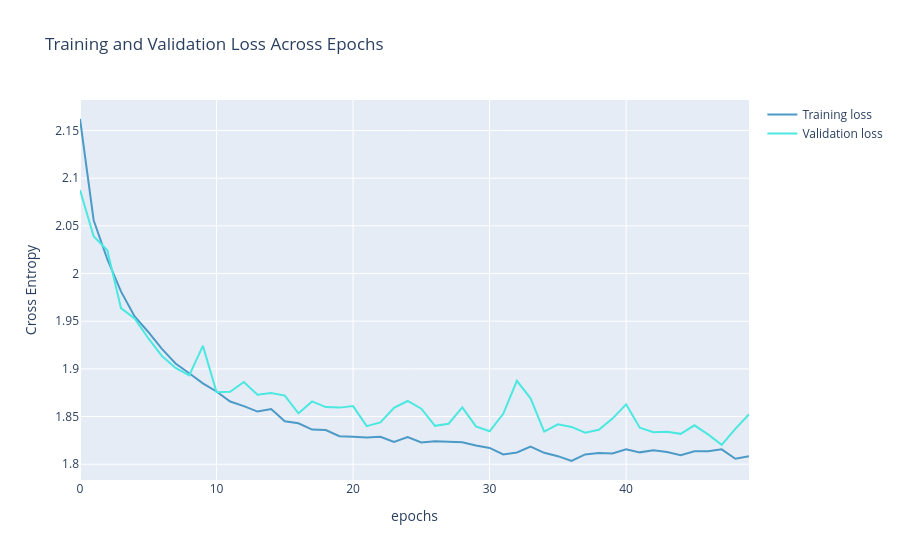

The code cell stored with this chart in its notebook:
### Code cell
# plot loss evolution

### Figure 1 — Plotly figure (JSON) as saved in the notebook; plotly's stock layout.template omitted (floating-point values rounded to 4 significant figures)
{"data": [{"marker": {"color": "#4B9AC7"}, "mode": "lines", "name": "Training loss", "type": "scatter", "y": [2.162, 2.056, 2.015, 1.981, 1.955, 1.939, 1.921, 1.906, 1.895, 1.885, 1.876, 1.866, 1.861, 1.855, 1.858, 1.845, 1.843, 1.836, 1.836, 1.829, 1.829, 1.828, 1.829, 1.823, 1.829, 1.823, 1.824, 1.824, 1.823, 1.82, 1.817, 1.81, 1.812, 1.819, 1.812, 1.808, 1.803, 1.81, 1.812, 1.811, 1.816, 1.812, 1.815, 1.813, 1.809, 1.814, 1.814, 1.816, 1.806, 1.808]}, {"marker": {"color": "#4BE8E0"}, "mode": "lines", "name": "Validation loss", "type": "scatter", "y": [2.088, 2.039, 2.024, 1.964, 1.953, 1.932, 1.914, 1.901, 1.893, 1.924, 1.876, 1.876, 1.886, 1.873, 1.875, 1.872, 1.853, 1.866, 1.86, 1.859, 1.861, 1.84, 1.844, 1.859, 1.866, 1.858, 1.84, 1.842, 1.86, 1.84, 1.835, 1.853, 1.887, 1.869, 1.834, 1.842, 1.839, 1.833, 1.836, 1.848, 1.863, 1.838, 1.834, 1.834, 1.832, 1.841, 1.831, 1.82, 1.837, 1.852]}], "layout": {"title": {"text": "Training and Validation Loss Across Epochs"}, "xaxis": {"title": {"text": "epochs"}}, "yaxis": {"title": {"text": "Cross Entropy"}}}}
